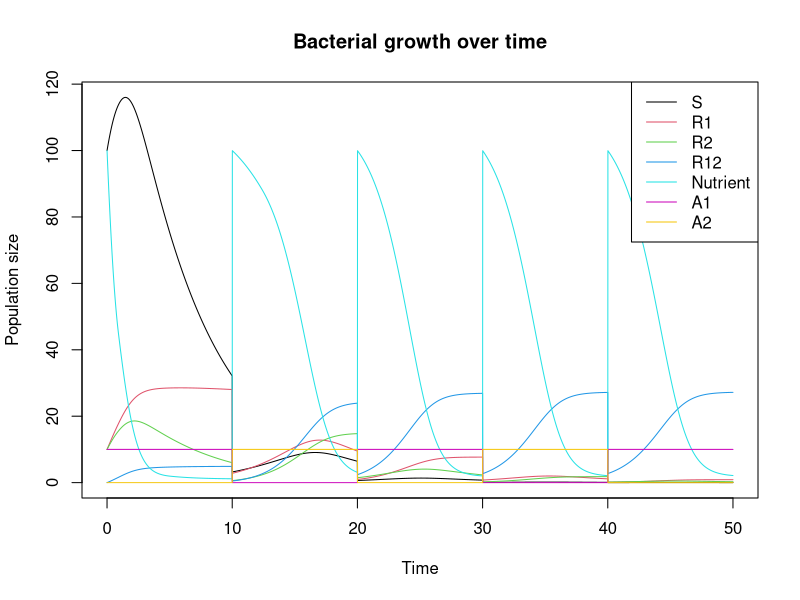

The R source for this figure:
library(deSolve)

simulate <- function(pharmacokinetic = FALSE, stewardship = "cycl") {
  # pharmacokinetic should be either TRUE or FALSE
  # stewardship should be "cycl" or "comb" or "1_only" or "2_only"

  # Define the parameters of the model
  config <- list(
    D = 0.1, # bottleneck dilution ratio
    N0 = 100, # initial nutrient concentration
    m1 = 0.1, # rate of mutations conferring resistance to drug 1
    m2 = 0.1, # rate of mutations conferring resistance to drug 2
    d1 = 1 * pharmacokinetic, # rate of drug 1 elimination
    d2 = 1 * pharmacokinetic, # rate of drug 2 elimination
    influx = c(A1 = 10, A2 = 10), # drug influx concentrations
    stewardship = stewardship, # stewardship strategy
    pharmacokinetic = pharmacokinetic # pharmacokinetic model
  )
  if (stewardship == "2_only") {
    config$pattern <- c(0, 1)
  } else if (stewardship == "comb") {
    config$pattern <- c(1, 1)
  } else {
    config$pattern <- c(1, 0)
  }

  # Initialize 'params' matrix with 4 rows and 10 columns
  params <- matrix(nrow = 4, ncol = 12)

  # Name the rows of the matrix
  rownames(params) <- c("S", "R1", "R2", "R12")

  # Name the columns of the matrix
  colnames(params) <- c("psi", "phi1", "zeta1", "kappa1",
    "phi2", "zeta2", "kappa2", "mu", "k", "alpha", "m_rate", "r_rate")

  # Assign values to the 'psi' column of the matrix
  params[, "psi"] <- c(0.1, 0.1, 0.1, 0.1)

  # Assign values to the 'phi1' and 'phi2' columns of the matrix
  params[, c("phi1", "phi2")] <- c(0.2, 0.2, 0.2, 0.2)

  # Assign values to the 'zeta1' column of the matrix
  params[, "zeta1"] <- c(1, 100, 1, 100)

  # Assign values to the 'zeta2' column of the matrix
  params[, "zeta2"] <- c(1, 1, 100, 100)

  # Assign values to the 'kappa1' and 'kappa2' columns of the matrix
  params[, c("kappa1", "kappa2")] <- c(1, 1, 1, 1)

  # Assign values to the 'mu' column of the matrix
  params[, "mu"] <- c(1, 1, 1, 1)

  # Assign values to the 'k' column of the matrix
  params[, "k"] <- c(100, 100, 100, 100)

  # Assign values to the 'alpha' column of the matrix
  params[, "alpha"] <- c(1, 1, 1, 1)

  # Assign values to the 'm_rate' column of the matrix
  params[, "m_rate"] <- c(0.1, 0.1, 0.1, 0.1)

  # Assign values to the 'r_rate' column of the matrix
  params[, "r_rate"] <- c(0.1, 0.1, 0.1, 0.1)

  config$params <- params

  # a pharmacodynamic function for antibioti-induced killing of bacteria
  hill <- function(A, parms) {
    psi <- parms[1]
    phi <- parms[2]
    zeta <- parms[3]
    kappa <- parms[4]
    return(phi * (A / zeta)^kappa / ((A / zeta)^kappa - (psi - phi) / psi))
  }

  # a growth rate function for nutrient-limited growth
  monod <- function(N, parms) {
    mu <- parms[1]
    k <- parms[2]
    return(mu * N / (N + k))
  }

  # a function specifying the amount of nutrients depleted by the bacteria
  deplete <- function(dS = 0, dR1 = 0, dR2 = 0, dR12 = 0, alpha) { # nolint
    return(sum(-alpha * max(0, c(dS, dR1, dR2, dR12))))
  }

  # create the right pattern based on the previous drug administered
  update_pattern <- function(prev = 1) {
    # if the previous drug administered was 1, then the next drug is 2
    if (prev == 1) {
      return(c(0, 1))
    }
    return(c(1, 0))
  }

  # Define a bottleneck function that reduces all state by a fixed fraction
  bottleneck <- function(t, state, config = NULL) {
    pattern <- config$pattern
    if (config$stewardship == "cycl") {
      pattern <- update_pattern(state["prev"])
    }
    state <- c(state[c("S", "R1", "R2", "R12")] * config$D, N = config$N0,
      config$pharmacokinetic * state[c("A1", "A2")] + config$influx * pattern,
      state["prev"] %% 2 + 1) # update the previous drug from 2 to 1 or 1 to 2
    state[state < 0] <- 0 # backup - shouldn't be needed
    return(state)
  }

  # Define a function to plot the resulting solution
  bacteria_plot <- function(solution) {
    plot(solution[, 1], solution[, 2], type = "l", col = 1,
      main = "Bacterial growth over time",
      xlab = "Time", ylab = "Population size")
    lines(solution[, 1], solution[, 3], col = 2)
    lines(solution[, 1], solution[, 4], col = 3)
    lines(solution[, 1], solution[, 5], col = 4)
    lines(solution[, 1], solution[, 6], col = 5)
    lines(solution[, 1], solution[, 7], col = 6)
    lines(solution[, 1], solution[, 8], col = 7)
    legend("topright",
      legend = c("S", "R1", "R2", "R12", "Nutrient", "A1", "A2"),
      col = c(1, 2, 3, 4, 5, 6, 7), lty = 1)
  }


  # Define the differential equations for the model
  bacterial_growth <- function(t, state, config = NULL) {
    parms <- config$params
    with(as.list(c(state)), {
      S <- state[1]
      R1 <- state[2]
      R2 <- state[3]
      R12 <- state[4]
      N <- state[5]
      A1 <- state[6]
      A2 <- state[7]
      dS <- S * ((1 - config$m1) * (1 - config$m2) *
        monod(N, parms["S", c("mu", "k")]) -
        hill(A = A1, parms["S", c("psi", "phi1", "zeta1", "kappa1")]) -
        hill(A = A2, parms["S", c("psi", "phi2", "zeta2", "kappa2")]))
      dR1 <- R1 * ((1 - config$m2) * monod(N, parms["R1", c("mu", "k")]) -
        hill(A = A1, parms["R1", c("psi", "phi1", "zeta1", "kappa1")]) -
        hill(A = A2, parms["R1", c("psi", "phi2", "zeta2", "kappa2")])) +
        S * config$m1 * (1 - config$m2) * monod(N, parms["S", c("mu", "k")])
      dR2 <- R2 * ((1 - config$m1) * monod(N, parms["R2", c("mu", "k")]) -
        hill(A = A1, parms["R2", c("psi", "phi1", "zeta1", "kappa1")]) -
        hill(A = A2, parms["R2", c("psi", "phi2", "zeta2", "kappa2")])) +
        S * (1 - config$m1) * config$m2 * monod(N, parms["S", c("mu", "k")])
      dR12 <- R12 * (monod(N, parms["R12", c("mu", "k")]) -
        hill(A = A1, parms["R12", c("psi", "phi1", "zeta1", "kappa1")]) -
        hill(A = A2, parms["R12", c("psi", "phi2", "zeta2", "kappa2")])) +
        S * config$m1 * config$m2 * monod(N, parms["S", c("mu", "k")]) +
        R1 * config$m2 * monod(N, parms["R1", c("mu", "k")]) +
        R2 * config$m1 * monod(N, parms["R2", c("mu", "k")])
      dN <- deplete(dS, dR1, dR2, dR12, params[, "alpha"])
      dA1 <- -config$d1
      dA2 <- -config$d2
      return(list(c(dS, dR1, dR2, dR12, dN, dA1, dA2, 0)))
    })
  }

  # Example usage
  times <- seq(0, 50, 0.01)
  state <- c(S = 100, R1 = 10, R2 = 10, R12 = 0, N = config$N0,
    config$influx * config$pattern, prev = sum(config$pattern * c(1, 2)))
  events <- list(func = bottleneck, times = seq(10, 40, 10))
  solution <- ode(state, times, bacterial_growth, config, events = events)
  bacteria_plot(solution)
}

simulate(stewardship = "cycl")
